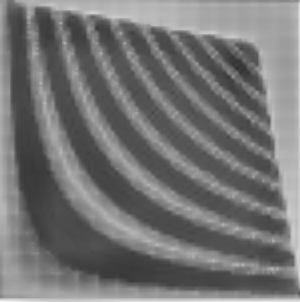
#> input picture project/samples/out.png, 300 x 302 px
$ python -i main.py   (imports and definitions only)
#> lines starting #> are read from the running program, lines starting #| are printed output that depends on the picture
#> further down, picture is the input picture: shape (302, 300); min 46, max 246, mean 116.4
#!/usr/bin/env python3
"""
remove_moire_classical.py

Non-ML moire removal pipeline:
- 2D peak detection in FFT
- Gaussian notch filters (for peaks and conjugates)
- Optional radial band-stop where needed
- Iterative refinement
- Spatial postprocessing (median, NLM denoise, CLAHE)
- Wavelet shrinkage on high-frequency bands

Dependencies:
pip install numpy scipy opencv-python matplotlib pywavelets
"""

import sys
import cv2
import numpy as np
from scipy import ndimage
from matplotlib import pyplot as plt
import pywt

# -------------------------
# Utility / filter makers
# -------------------------
def gaussian_notch_reject(shape, u0, v0, sigma):
    """
    Gaussian notch reject centered at (u0, v0) in frequency coords where center is 0.
    shape: (rows, cols)
    u0, v0: coordinates relative to center
    sigma: spread (larger = gentler)
    """
    rows, cols = shape
    U, V = np.meshgrid(np.arange(cols) - cols//2, np.arange(rows) - rows//2)
    D1 = np.sqrt((U - u0)**2 + (V - v0)**2)
    D2 = np.sqrt((U + u0)**2 + (V + v0)**2)
    H = 1.0 - np.exp(-0.5 * (D1**2) / (sigma**2)) * np.exp(-0.5 * (D2**2) / (sigma**2))
    return H

def radial_band_reject(shape, r0, width):
    """
    Gaussian radial band reject around radius r0 (from center).
    """
    rows, cols = shape
    U, V = np.meshgrid(np.arange(cols) - cols//2, np.arange(rows) - rows//2)
    R = np.sqrt(U**2 + V**2)
    H = 1.0 - np.exp(-0.5 * ((R - r0)**2) / (width**2))
    return H

# -------------------------
# 2D peak detection (FFT)
# -------------------------
def detect_fft_peaks(mag, threshold_rel=0.25, min_distance=8, max_peaks=80):
    """
    Detect local peaks in magnitude spectrum away from center.
    Returns list of (row, col) indices.
    threshold_rel: relative threshold of max magnitude to consider
    min_distance: minimum separation (pixels)
    """
    # suppress DC by zeroing a small central region
    r, c = mag.shape
    mag_copy = mag.copy()
    rr, cc = r//2, c//2
    mag_copy[rr-6:rr+7, cc-6:cc+7] = 0

    # local maximum filter
    footprint = np.ones((3,3))
    local_max = ndimage.maximum_filter(mag_copy, footprint=footprint) == mag_copy
    # threshold
    thresh = mag_copy.max() * threshold_rel
    detected = local_max & (mag_copy >= thresh)

    coords = np.column_stack(np.nonzero(detected))
    # sort by magnitude descending
    mags = mag_copy[coords[:,0], coords[:,1]]
    order = np.argsort(-mags)
    coords = coords[order]
    # enforce min distance
    chosen = []
    for (rr0, cc0) in coords:
        if len(chosen) >= max_peaks:
            break
        too_close = False
        for (a,b) in chosen:
            if np.hypot(a-rr0, b-cc0) < min_distance:
                too_close = True
                break
        if not too_close:
            chosen.append((rr0, cc0))
    return chosen

# -------------------------
# Main processing pipeline
# -------------------------
def remove_moire(img, show_debug=False, iter_passes=2):
    """
    img: grayscale uint8 numpy array
    show_debug: if True, show intermediate plots
    iter_passes: how many times to detect & notch (2 is usually enough)
    returns: cleaned image uint8
    """
#> called with show_debug = False, iter_passes = 2
    rows, cols = img.shape
#> rows = 302; cols = 300
    f = np.fft.fft2(img.astype(np.float32))
    fshift = np.fft.fftshift(f)
    mag = np.log(np.abs(fshift) + 1)
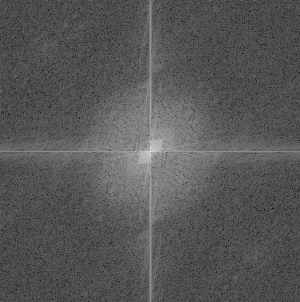
#> mag: shape (302, 300) float64; min 0.556, max 16.17, mean 5.92; drawn with min black and max white

    H_total = np.ones((rows, cols), dtype=np.float32)

    for it in range(iter_passes):
        # detect peaks in 2D mag
        peaks = detect_fft_peaks(mag, threshold_rel=0.22 - 0.04*it, min_distance=10 - 2*it, max_peaks=60)

        if show_debug:
            print(f"Pass {it+1}: detected {len(peaks)} peaks")

        # convert to centered coords (u,v) relative to center
        for (r0, c0) in peaks:
            u = c0 - cols//2
            v = r0 - rows//2
            # ignore tiny offsets near center
            if np.hypot(u, v) < 6:
                continue
            # sigma scales with radius (wider for farther peaks)
            sigma = max(6, int(0.06 * np.hypot(u, v) + 3))
            Hn = gaussian_notch_reject((rows, cols), u, v, sigma)
            H_total *= Hn

        # also try radial band-stop if there's a strong ring
        # compute radial energy
        U, V = np.meshgrid(np.arange(cols) - cols//2, np.arange(rows) - rows//2)
        R = np.sqrt(U**2 + V**2)
        # build radial profile
        rmax = int(min(rows, cols)//2)
        profile = []
        for rr in range(1, rmax, 2):
            mask = (R >= rr-1) & (R < rr+1)
            profile.append(mag[mask].mean() if np.any(mask) else 0)
        profile = np.array(profile)
        rad_idx = profile.argmax()
        rad_value = profile[rad_idx]
        # if radial peak is significantly high, apply band reject
        if rad_value > profile.mean() + 1.5*profile.std() and rad_idx > 3:
            r0 = rad_idx*2
            width = max(6, int(0.08*r0 + 3))
            Hrad = radial_band_reject((rows, cols), r0, width)
            H_total *= Hrad
            if show_debug:
                print(f"Applied radial band reject at r0={r0}, width={width}")

        # update filtered spectrum and recompute mag for residuals (iterative)
        fshift_filtered = fshift * H_total
        mag = np.log(np.abs(fshift_filtered) + 1)
#> this loop made 2 passes
#> thresh in detect_fft_peaks on passes 1 to 2: 2.71, 2.21
#> pass 1, in detect_fft_peaks, `local_max = ndimage.maximum_filter(mag_copy, footprint=footprint) == m..`:
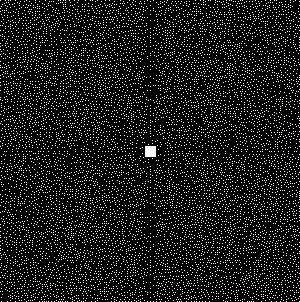
#> local_max: shape (302, 300) bool; 10.5% white in thin lines or dots
#> after the loop:
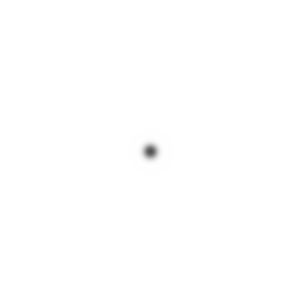
#> H_total: shape (302, 300) float32; min 0.323, max 1, mean 0.999
#> after the loop:
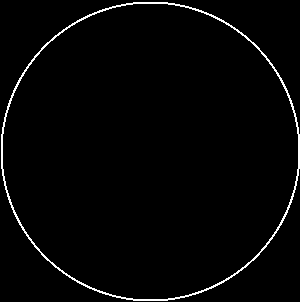
#> mask: shape (302, 300) bool; 2.1% white in thin lines or dots

    # final inverse
    f_ishift = np.fft.ifftshift(fshift * H_total)
    img_back = np.fft.ifft2(f_ishift)
    img_back = np.abs(img_back)
    img_back = cv2.normalize(img_back, None, 0, 255, cv2.NORM_MINMAX).astype(np.uint8)
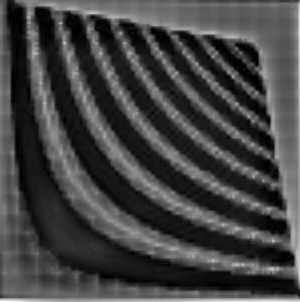
#> img_back: shape (302, 300); min 0, max 255, mean 67.2

    # -------------------------
    # Spatial postprocessing
    # -------------------------
    # 1) Median to remove grid spikes
    med = cv2.medianBlur(img_back, 3)

    # 2) Non-local means denoising (keeps texture)
    nlm = cv2.fastNlMeansDenoising(med, h=8, templateWindowSize=7, searchWindowSize=21)

    # 3) CLAHE to restore contrast without overamplifying noise
    clahe = cv2.createCLAHE(clipLimit=2.0, tileGridSize=(8,8))
    cla = clahe.apply(nlm)

    # 4) Wavelet shrinkage on detail coeffs only (avoid blurring coarse image)
    coeffs = pywt.wavedec2(cla.astype(np.float32), wavelet='db2', level=2)
#> coeffs = 3 items
    cA, details = coeffs[0], coeffs[1:]
    # soft-threshold details (scale threshold to median absolute deviation)
    def thresh_detail(detail_tuple, base_thresh):
        return tuple(pywt.threshold(d, base_thresh, mode='soft') for d in detail_tuple)

    # estimate base threshold from high-frequency subband
    # use robust estimate
    hf = details[-1][0]  # finest horizontal detail
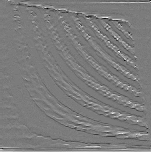
#> hf: shape (152, 151) float32; min -32.34, max 34.12, mean 0.1; drawn with min black and max white
    sigma_est = np.median(np.abs(hf)) / 0.6745 + 1e-9
#> sigma_est = 1.65
    base_thresh = max(10.0, sigma_est * 12.0)
#> base_thresh = 19.86
    new_details = []
    for d in details:
        new_details.append(thresh_detail(d, base_thresh))
#> this loop made 2 passes
#> after the loop, new_details = 2 items
    coeffs_new = [cA] + new_details
#> coeffs_new = 3 items
    reco = pywt.waverec2(coeffs_new, wavelet='db2')
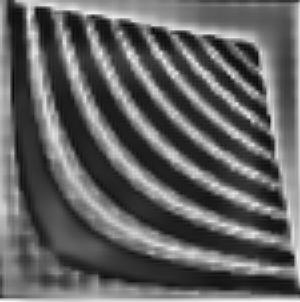
#> reco: shape (302, 300) float32; min -19.17, max 265.4, mean 91.6; drawn with min black and max white
    reco = np.clip(reco, 0, 255).astype(np.uint8)

    # final gentle median to remove any leftover artifacts
    final = cv2.medianBlur(reco, 3)
    return final, mag, H_total

# -------------------------
# CLI / Example usage
# -------------------------
def main(argv):
    if len(argv) < 2:
        print("Usage: python remove_moire_classical.py input.png [output.png]")
        return
    in_path = argv[1]
    out_path = argv[2] if len(argv) > 2 else "out.png"

    img = cv2.imread(in_path, cv2.IMREAD_GRAYSCALE)
    if img is None:
        print("Failed to read", in_path)
        return

    cleaned, final_mag, H = remove_moire(img, show_debug=True, iter_passes=2)
    cv2.imwrite(out_path, cleaned)
    print("Saved cleaned image to", out_path)

    # show comparison
    cv2.imshow("Original", img)
    cv2.imshow("Cleaned", cleaned)
    cv2.waitKey(0)
    cv2.destroyAllWindows()

# [2 lines not run here, left out]

>>> import cv2
>>> picture = cv2.imread('out.png', cv2.IMREAD_GRAYSCALE)
>>> result = remove_moire(picture)
